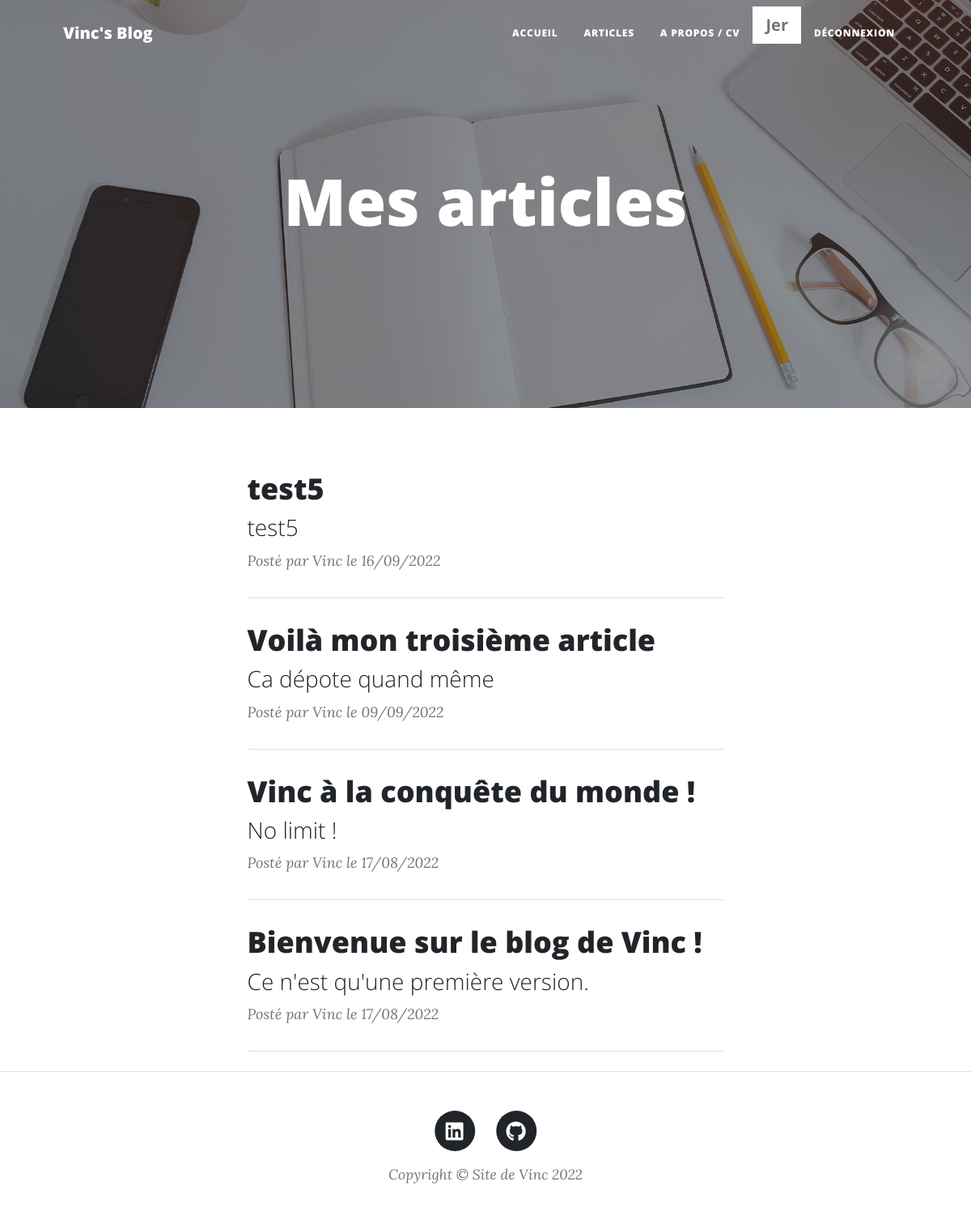
Screenshot of /index.php?page=posts (signed in) with the database file from the repository.
### tables this page shows
CREATE TABLE `posts` (
  `id` int(11) NOT NULL,
  `title` varchar(255) NOT NULL,
  `wording` varchar(1024) NOT NULL,
  `content` text NOT NULL,
  `creation_date` datetime NOT NULL,
  `update_date` datetime NOT NULL
);

### src/Controllers/posts.php (called while the page is built, shortened)
<?php
require_once('src/Model/post.php');
require_once('src/Lib/database.php');
class PostsController
{
    public function seePosts()
    {
        $postRepository = new PostRepository();
        $postRepository->connection = new DatabaseConnection();
        $posts = $postRepository->getPosts();
        require('Templates/posts.php');
    }
}

### src/Lib/database.php (called while the page is built, shortened)
<?php
class DatabaseConnection
{
    public ?\PDO $database = null;
    public function getConnection(): \PDO
    {
        if ($this->database === null) {
            $this->database = new \PDO('mysql:host=localhost;dbname=vinc_blog;charset=utf8', 'root', '');
        }
        return $this->database;
    }
}

### src/Model/post.php (called while the page is built, shortened)
<?php
require_once('src/Lib/database.php');
class Post
{
    private string $id;
    private string $title;
    private string $wording;
    private string $updateDate;
    public function getId()
    {
        return $this->id;
    }
    public function setId($id)
    {
        $this->id = $id;
        return $this;
    }
    public function getTitle()
    {
        return $this->title;
    }
    public function setTitle($title)
    {
        $this->title = $title;
        return $this;
    }
    public function getWording()
    {
        return $this->wording;
    }
    public function setWording($wording)
    {
        $this->wording = $wording;
        return $this;
    }
    public function setContent($content)
    {
        return $this;
    }
    public function setCreationDate($creationDate)
    {
        return $this;
    }
    public function getUpdateDate()
    {
        return $this->updateDate;
    }
    public function setUpdateDate($updateDate)
    {
        $this->updateDate = $updateDate;
        return $this;
    }
}
class PostRepository
{
    public DatabaseConnection $connection;
    public function getPosts(): array
    {
        $statement = $this->connection->getConnection()->query(
            "SELECT id, title, wording, content, DATE_FORMAT(creation_date, '%d/%m/%Y') AS french_creation_date, DATE_FORMAT(update_date, '%d/%m/%Y') AS french_update_date FROM posts ORDER BY update_date DESC LIMIT 0, 5"
        );
        $posts = [];
        while ($row = $statement->fetch()) {
            $post = new Post();
            $post->setId($row['id']);
            $post->setTitle($row['title']);
            $post->setWording($row['wording']);
            $post->setContent($row['content']);
            $post->setCreationDate($row['french_creation_date']);
            $post->setUpdateDate($row['french_update_date']);
            $posts[] = $post;
        }
        return $posts;
    }
}

### Templates/posts.php (the view, shortened to what this page needs)
<header class="masthead" style="background-image: url('BootstrapTheme/assets/img/home-bg.jpg')">
    <div class="container position-relative px-4 px-lg-5">
        <div class="row gx-4 gx-lg-5 justify-content-center">
            <div class="col-md-10 col-lg-8 col-xl-7">
                <div class="site-heading">
                    <h1>Mes articles</h1>
                </div>
            </div>
        </div>
    </div>
</header>
<div class="container px-4 px-lg-5">
    <div class="row gx-4 gx-lg-5 justify-content-center">
        <div class="col-md-10 col-lg-8 col-xl-7">
            <?php
            foreach ($posts as $post) {
            ?>
                <div class="post-preview">
                    <a href="index.php?page=post&action=seeOnePost&id=<?= urlencode($post->getId()) ?>">
                        <h2 class="post-title"><?= htmlspecialchars($post->getTitle()); ?></h2>
                        <h3 class="post-subtitle"><?= nl2br(htmlspecialchars($post->getWording())); ?></h3>
                    </a>
                    <p class="post-meta">
                        Posté par Vinc le <?= $post->getUpdateDate(); ?>
                    </p>
                </div>
                <hr class="my-4" />
            <?php
            }
            ?>
        </div>
    </div>
</div>
<?php require('layout.php') ?>

### rows the page displays
posts: title "test5", wording "test5", UpdateDate "16/09/2022"
posts: title "Voilà mon troisième article", wording "Ca dépote quand même", UpdateDate "09/09/2022"
posts: title "Vinc à la conquête du monde !", wording "No limit !", UpdateDate "17/08/2022"
posts: title "Bienvenue sur le blog de Vinc !", wording "Ce n'est qu'une première version.", UpdateDate "17/08/2022"

### other values shown
$_SESSION['LOGGED_USERNAME'] "Jer"
